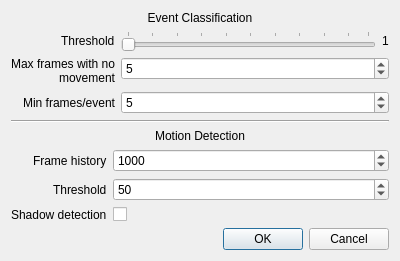
<?xml version="1.0" encoding="UTF-8"?>
<ui version="4.0">
 <class>SplitDialog</class>
 <widget class="QDialog" name="SplitDialog">
  <property name="geometry">
   <rect>
    <x>0</x>
    <y>0</y>
    <width>400</width>
    <height>257</height>
   </rect>
  </property>
  <property name="sizePolicy">
   <sizepolicy hsizetype="Preferred" vsizetype="MinimumExpanding">
    <horstretch>0</horstretch>
    <verstretch>0</verstretch>
   </sizepolicy>
  </property>
  <property name="windowTitle">
   <string>Auto Splitter Configuration</string>
  </property>
  <layout class="QVBoxLayout" name="verticalLayout">
   <item>
    <widget class="QLabel" name="label_5">
     <property name="text">
      <string>Event Classification</string>
     </property>
     <property name="alignment">
      <set>Qt::AlignCenter</set>
     </property>
    </widget>
   </item>
   <item>
    <widget class="QWidget" name="widget" native="true">
     <property name="sizePolicy">
      <sizepolicy hsizetype="Preferred" vsizetype="MinimumExpanding">
       <horstretch>0</horstretch>
       <verstretch>0</verstretch>
      </sizepolicy>
     </property>
     <layout class="QFormLayout" name="formLayout">
      <property name="fieldGrowthPolicy">
       <enum>QFormLayout::AllNonFixedFieldsGrow</enum>
      </property>
      <property name="labelAlignment">
       <set>Qt::AlignRight|Qt::AlignTrailing|Qt::AlignVCenter</set>
      </property>
      <property name="formAlignment">
       <set>Qt::AlignLeading|Qt::AlignLeft|Qt::AlignVCenter</set>
      </property>
      <property name="leftMargin">
       <number>0</number>
      </property>
      <property name="topMargin">
       <number>0</number>
      </property>
      <property name="rightMargin">
       <number>0</number>
      </property>
      <property name="bottomMargin">
       <number>0</number>
      </property>
      <item row="0" column="0">
       <widget class="QLabel" name="label">
        <property name="text">
         <string>Threshold</string>
        </property>
       </widget>
      </item>
      <item row="0" column="1">
       <widget class="QWidget" name="widget_2" native="true">
        <layout class="QHBoxLayout" name="horizontalLayout">
         <property name="leftMargin">
          <number>0</number>
         </property>
         <property name="topMargin">
          <number>0</number>
         </property>
         <property name="rightMargin">
          <number>0</number>
         </property>
         <property name="bottomMargin">
          <number>0</number>
         </property>
         <item>
          <widget class="QSlider" name="threshSlider">
           <property name="minimum">
            <number>1</number>
           </property>
           <property name="maximum">
            <number>50</number>
           </property>
           <property name="value">
            <number>1</number>
           </property>
           <property name="orientation">
            <enum>Qt::Horizontal</enum>
           </property>
           <property name="tickPosition">
            <enum>QSlider::TicksAbove</enum>
           </property>
           <property name="tickInterval">
            <number>5</number>
           </property>
          </widget>
         </item>
         <item>
          <widget class="QLabel" name="threshValue">
           <property name="sizePolicy">
            <sizepolicy hsizetype="Preferred" vsizetype="Preferred">
             <horstretch>0</horstretch>
             <verstretch>0</verstretch>
            </sizepolicy>
           </property>
           <property name="text">
            <string notr="true">1</string>
           </property>
          </widget>
         </item>
        </layout>
       </widget>
      </item>
      <item row="2" column="0">
       <widget class="QLabel" name="label_2">
        <property name="text">
         <string>Max frames with no movement</string>
        </property>
        <property name="alignment">
         <set>Qt::AlignRight|Qt::AlignTrailing|Qt::AlignVCenter</set>
        </property>
        <property name="wordWrap">
         <bool>true</bool>
        </property>
       </widget>
      </item>
      <item row="2" column="1">
       <widget class="QSpinBox" name="maxframes">
        <property name="value">
         <number>5</number>
        </property>
       </widget>
      </item>
      <item row="3" column="0">
       <widget class="QLabel" name="label_3">
        <property name="text">
         <string>Min frames/event</string>
        </property>
        <property name="alignment">
         <set>Qt::AlignRight|Qt::AlignTrailing|Qt::AlignVCenter</set>
        </property>
        <property name="wordWrap">
         <bool>true</bool>
        </property>
       </widget>
      </item>
      <item row="3" column="1">
       <widget class="QSpinBox" name="minframes">
        <property name="value">
         <number>5</number>
        </property>
       </widget>
      </item>
     </layout>
    </widget>
   </item>
   <item>
    <widget class="Line" name="line">
     <property name="orientation">
      <enum>Qt::Horizontal</enum>
     </property>
    </widget>
   </item>
   <item>
    <widget class="QLabel" name="label_6">
     <property name="text">
      <string>Motion Detection</string>
     </property>
     <property name="alignment">
      <set>Qt::AlignCenter</set>
     </property>
    </widget>
   </item>
   <item>
    <widget class="QWidget" name="widget_3" native="true">
     <layout class="QFormLayout" name="formLayout_2">
      <property name="labelAlignment">
       <set>Qt::AlignRight|Qt::AlignTrailing|Qt::AlignVCenter</set>
      </property>
      <property name="formAlignment">
       <set>Qt::AlignLeading|Qt::AlignLeft|Qt::AlignVCenter</set>
      </property>
      <property name="leftMargin">
       <number>0</number>
      </property>
      <property name="topMargin">
       <number>0</number>
      </property>
      <property name="rightMargin">
       <number>0</number>
      </property>
      <property name="bottomMargin">
       <number>0</number>
      </property>
      <item row="0" column="0">
       <widget class="QLabel" name="labelHistory">
        <property name="text">
         <string>Frame history</string>
        </property>
       </widget>
      </item>
      <item row="1" column="0">
       <widget class="QLabel" name="labelThreshold">
        <property name="text">
         <string>Threshold</string>
        </property>
       </widget>
      </item>
      <item row="2" column="0">
       <widget class="QLabel" name="labelShadow">
        <property name="text">
         <string>Shadow detection</string>
        </property>
       </widget>
      </item>
      <item row="0" column="1">
       <widget class="QSpinBox" name="history">
        <property name="minimum">
         <number>1</number>
        </property>
        <property name="maximum">
         <number>1000000</number>
        </property>
        <property name="value">
         <number>1000</number>
        </property>
       </widget>
      </item>
      <item row="1" column="1">
       <widget class="QSpinBox" name="varThreshold">
        <property name="value">
         <number>50</number>
        </property>
       </widget>
      </item>
      <item row="2" column="1">
       <widget class="QCheckBox" name="bShadowDetection">
        <property name="text">
         <string/>
        </property>
       </widget>
      </item>
     </layout>
    </widget>
   </item>
   <item>
    <widget class="QDialogButtonBox" name="buttonBox">
     <property name="orientation">
      <enum>Qt::Horizontal</enum>
     </property>
     <property name="standardButtons">
      <set>QDialogButtonBox::Cancel|QDialogButtonBox::Ok</set>
     </property>
    </widget>
   </item>
  </layout>
 </widget>
 <resources/>
 <connections>
  <connection>
   <sender>buttonBox</sender>
   <signal>accepted()</signal>
   <receiver>SplitDialog</receiver>
   <slot>accept()</slot>
   <hints>
    <hint type="sourcelabel">
     <x>248</x>
     <y>254</y>
    </hint>
    <hint type="destinationlabel">
     <x>157</x>
     <y>274</y>
    </hint>
   </hints>
  </connection>
  <connection>
   <sender>buttonBox</sender>
   <signal>rejected()</signal>
   <receiver>SplitDialog</receiver>
   <slot>reject()</slot>
   <hints>
    <hint type="sourcelabel">
     <x>316</x>
     <y>260</y>
    </hint>
    <hint type="destinationlabel">
     <x>286</x>
     <y>274</y>
    </hint>
   </hints>
  </connection>
  <connection>
   <sender>threshSlider</sender>
   <signal>valueChanged(int)</signal>
   <receiver>threshValue</receiver>
   <slot>setNum(int)</slot>
   <hints>
    <hint type="sourcelabel">
     <x>259</x>
     <y>23</y>
    </hint>
    <hint type="destinationlabel">
     <x>383</x>
     <y>23</y>
    </hint>
   </hints>
  </connection>
 </connections>
</ui>
